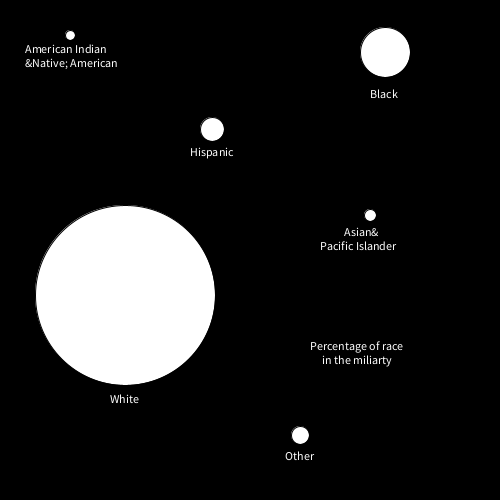
Frame 1 (no input)
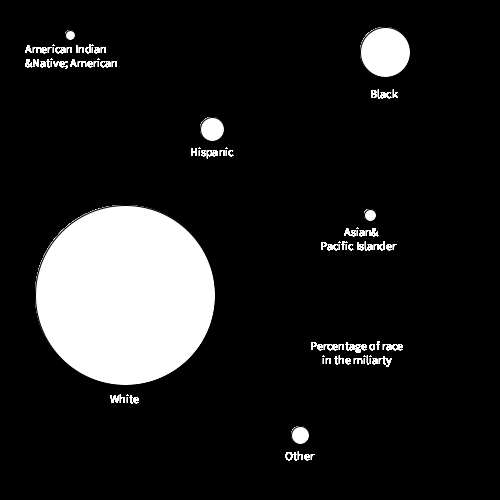
Frame 60 (the mouse pressed at the canvas centre just before this capture)
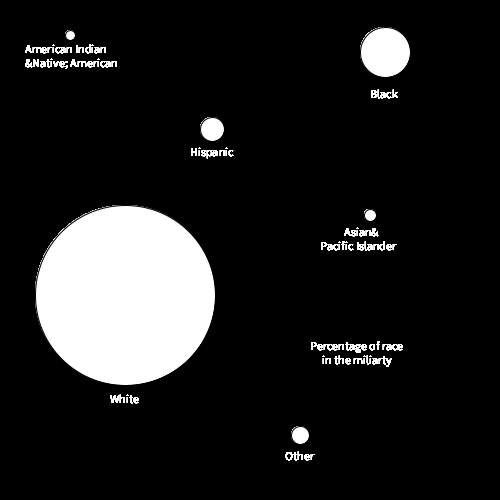
Frame 120 (the mouse held since frame 60 and released just before this capture)

The Processing sketch that drew these frames (run headless with seeded random() and noise(); from frame 60 on, the mouse is pressed at the canvas centre):

// Processing sketch: processing_93996
// ── processing_93996.pde

void setup() {
  size (500, 500);
  background(0);
}

void draw() {
  ellipse(70, 35, 10, 10);
  text("American Indian\n&Native; American", 25, 53);
  
  ellipse(370, 215, 12, 12);
  text("          Asian&\nPacific Islander", 320, 236);
  
  ellipse(385, 52, 50, 50);
  text("Black", 370, 98);
  
  ellipse(125, 295, 180, 180);
  text("White", 110, 403);
  
  ellipse(212, 129, 24, 24);
  text("Hispanic", 190, 156);
  
  ellipse(300, 435, 18, 18);
  text("Other", 285, 460);
  
  text("Percentage of race\n     in the miliarty", 310, 350);
}
